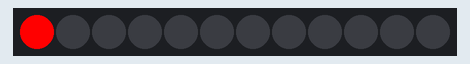
The program below on a simulated Raspberry Pi Pico running MicroPython. Parts: 12 RGB LEDs in strip order, left to right.

Above: at 0.1 s.
At 0.6 s:
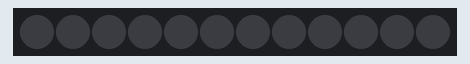

The program:

01-blink.py
```python
from neopixel import NeoPixel
from utime import sleep

NEOPIXEL_PIN = 0
NUMBER_PIXELS = 12

strip = NeoPixel(machine.Pin(NEOPIXEL_PIN), NUMBER_PIXELS)

while True:
    # turn first red pixel on for 1/2 second
    strip[0] = (255,0,0)
    strip.write()
    sleep(.5)

    # turn off for 1/2 second
    strip[0] = (0,0,0)
    strip.write()
    sleep(.5)
```

Measured:
- what the display in image 1 shows lasts 0.5 s, from 0.5 s to 1.0 s
